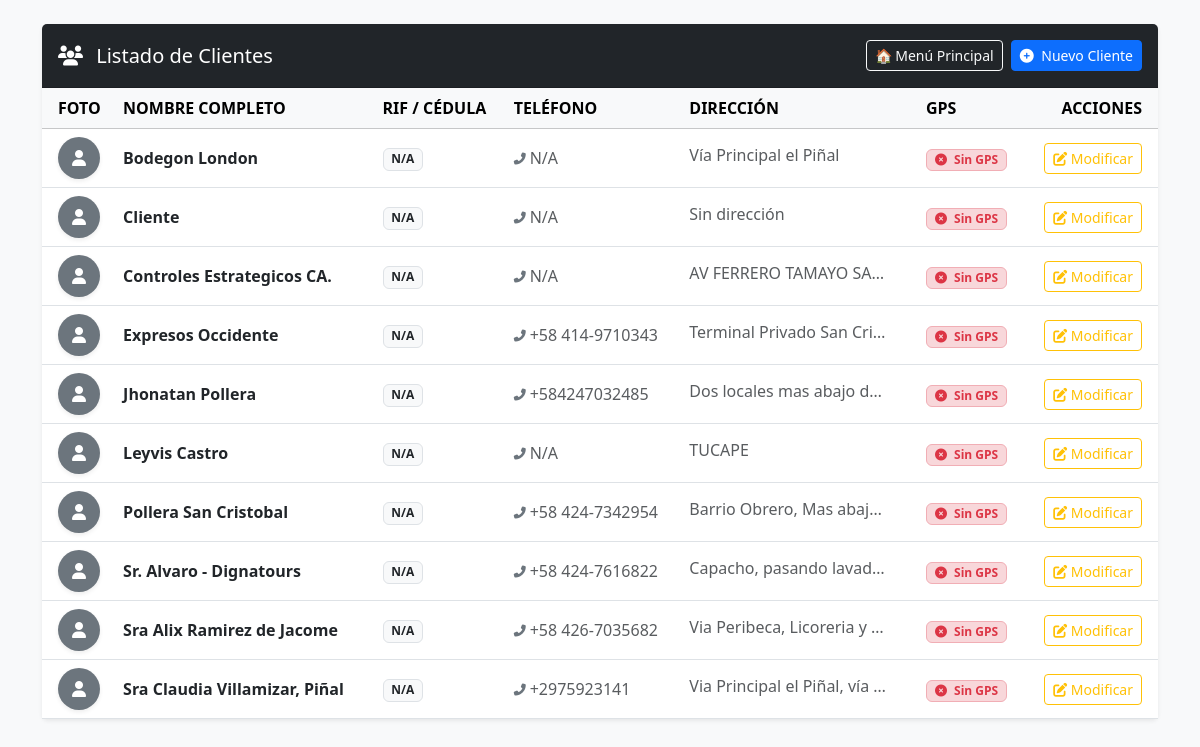
/clientes/, run on the app's committed database.
### gestion/models.py (models this page shows, shortened)
class Cliente(models.Model):
    nombre = models.CharField(max_length=100)
    rif_cedula = models.CharField(
        max_length=50, blank=True, null=True, verbose_name="Rif o Cédula"
    )
    telefono = models.CharField(max_length=20, blank=True, null=True)
    direccion = models.TextField(
        blank=True, null=True, verbose_name="Dirección"
    )
    nota_privada = models.TextField(
        blank=True, null=True, verbose_name="Nota Privada"
    )
    foto = models.ImageField(upload_to="clientes/", blank=True, null=True)
    latitud = models.DecimalField(
        max_digits=9, decimal_places=6, blank=True, null=True
    )
    longitud = models.DecimalField(
        max_digits=9, decimal_places=6, blank=True, null=True
    )

### gestion/views.py (the view)
# urls.py: path("clientes/", views.vista_lista_clientes, name="lista_clientes"),
def vista_lista_clientes(request):
    return render(request, 'gestion/lista_clientes.html', {'lista_clientes': Cliente.objects.all().order_by('nombre')})

### gestion/templates/gestion/lista_clientes.html
{% extends 'gestion/base.html' %}
{% block content %}
<div class="card shadow-sm border-0">
    <div class="card-header bg-dark text-white d-flex justify-content-between align-items-center py-3">
        <h5 class="mb-0"><i class="fas fa-users me-2"></i> Listado de Clientes</h5>
        <div class="d-flex gap-2">
            <a href="{% url 'dashboard' %}" class="btn btn-outline-light btn-sm"></i>🏠  Menú Principal
            </a>
            <a href="{% url 'registrar_cliente' %}" class="btn btn-primary btn-sm">
                <i class="fas fa-plus-circle me-1"></i> Nuevo Cliente
            </a>
        </div>
    </div>
    <div class="card-body p-0">
        <div class="table-responsive">
            <table class="table table-hover align-middle mb-0">
                <thead class="table-light text-secondary text-uppercase fs-7">
                    <tr>
                        <th class="ps-3">Foto</th>
                        <th>Nombre Completo</th>
                        <th>Rif / Cédula</th>
                        <th>Teléfono</th>
                        <th>Dirección</th>
                        <th>GPS</th>
                        <th class="text-end pe-3">Acciones</th>
                    </tr>
                </thead>
                <tbody>
                    {% for cliente in lista_clientes %}
                    <tr>
                        <td class="ps-3">
                            {% if cliente.foto %}
                                <img src="{{ cliente.foto.url }}" alt="Foto" width="42" height="42" class="rounded-circle shadow-sm object-fit-cover">
                            {% else %}
                                <div class="bg-secondary text-white rounded-circle d-flex align-items-center justify-content-center shadow-sm" style="width: 42px; height: 42px;">
                                    <i class="fas fa-user"></i>
                                </div>
                            {% endif %}
                        </td>
                        <td>
                            <span class="fw-bold text-dark">{{ cliente.nombre }}</span>
                        </td>
                        <td>
                            <span class="badge bg-light text-dark border">{{ cliente.rif_cedula|default:"N/A" }}</span>
                        </td>
                        <td>
                            <span class="text-muted"><i class="fas fa-phone-alt fa-xs me-1 text-secondary"></i>{{ cliente.telefono|default:"N/A" }}</span>
                        </td>
                        <td>
                            <span class="text-truncate d-inline-block text-muted" style="max-width: 200px;" title="{{ cliente.direccion }}">
                                {{ cliente.direccion|default:"Sin dirección" }}
                            </span>
                        </td>
                        <td>
                            {% if cliente.latitud and cliente.longitud %}
                                <span class="badge bg-success-subtle text-success border border-success-subtle px-2 py-1">
                                    <i class="fas fa-map-marker-alt me-1"></i> Ubicado
                                </span>
                            {% else %}
                                <span class="badge bg-danger-subtle text-danger border border-danger-subtle px-2 py-1">
                                    <i class="fas fa-times-circle me-1"></i> Sin GPS
                                </span>
                            {% endif %}
                        </td>
                        <td class="text-end pe-3">
                            <a href="{% url 'modificar_cliente' cliente.id %}" class="btn btn-outline-warning btn-sm" title="Modificar / Ver Mapa">
                                <i class="fas fa-edit"></i> Modificar
                            </a>
                        </td>
                    </tr>
                    {% empty %}
                    <tr>
                        <td colspan="7" class="text-center py-4 text-muted">
                            <i class="fas fa-folder-open fa-2x mb-2 d-block"></i> No hay clientes registrados actualmente.
                        </td>
                    </tr>
                    {% endfor %}
                </tbody>
            </table>
        </div>
    </div>
</div>
{% endblock %}

### data on the page
Cliente: nombre "Bodegon London", rif_cedula "N/A", telefono "N/A", direccion "Vía Principal el Piñal", shows "Sin GPS"
Cliente: nombre "Cliente", rif_cedula "N/A", telefono "N/A", direccion "Sin dirección", shows "Sin GPS"
Cliente: nombre "Controles Estrategicos CA.", rif_cedula "N/A", telefono "N/A", direccion "AV FERRERO TAMAYO SA…", shows "Sin GPS"
Cliente: nombre "Expresos Occidente", rif_cedula "N/A", telefono "+58 414-9710343", direccion "Terminal Privado San Cri…", shows "Sin GPS"
Cliente: nombre "Jhonatan Pollera", rif_cedula "N/A", telefono "+584247032485", direccion "Dos locales mas abajo d…", shows "Sin GPS"
Cliente: nombre "Leyvis Castro", rif_cedula "N/A", telefono "N/A", direccion "TUCAPE", shows "Sin GPS"
Cliente: nombre "Pollera San Cristobal", rif_cedula "N/A", telefono "+58 424-7342954", direccion "Barrio Obrero, Mas abaj…", shows "Sin GPS"
Cliente: nombre "Sr. Alvaro - Dignatours", rif_cedula "N/A", telefono "+58 424-7616822", direccion "Capacho, pasando lavad…", shows "Sin GPS"
Cliente: nombre "Sra Alix Ramirez de Jacome", rif_cedula "N/A", telefono "+58 426-7035682", direccion "Via Peribeca, Licoreria y…", shows "Sin GPS"
Cliente: nombre "Sra Claudia Villamizar, Piñal", rif_cedula "N/A", telefono "+2975923141", direccion "Via Principal el Piñal, vía…", shows "Sin GPS"
